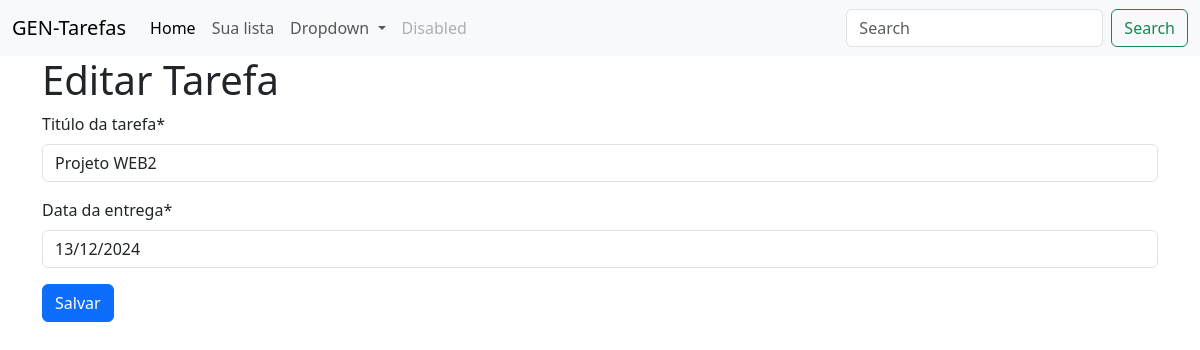
The page /update/1 on the database as committed earlier.
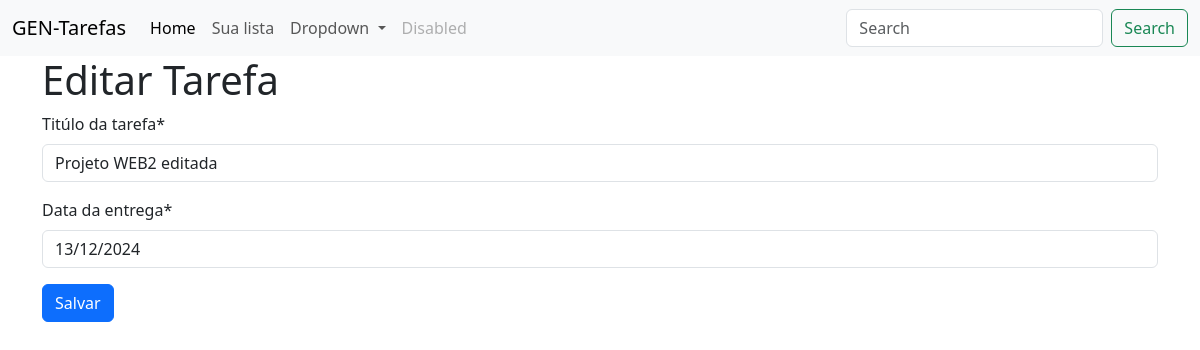
The same page on the database as committed later.
### gerenciador_tarefas/models.py (models this page shows, shortened)
class Tarefa(models.Model):
    usuario = models.ForeignKey(Usuario, on_delete=models.CASCADE, default=1)
    titulo = models.CharField(verbose_name="Titúlo da tarefa",max_length=100, null=False, blank=False)
    data_criacao = models.DateTimeField(auto_now_add=True, null=False, blank=False)
    data_entrega = models.DateField(verbose_name="Data da entrega",null=False, blank=False)
    data_finalizacao = models.DateField(null=True, blank=False)
    email = models.CharField(max_length=100, null=False, blank=False)
    class Meta:
        ordering = ["data_finalizacao"]

### gerenciador_tarefas/views.py (the view)
# urls.py: path("update/<int:pk>", TarefaUpdateView.as_view(), name="tarefa_uptade"),
class TarefaUpdateView(UpdateView):
    model = Tarefa
    fields = ["titulo", "data_entrega"]
    success_url = reverse_lazy("tarefa_lista")

### gerenciador_tarefas/templates/gerenciador_tarefas/tarefa_form.html (shortened to what this page needs)
{% extends "base.html" %}
{% load crispy_forms_tags %}
{% block conteudo %}
  {% if tarefa.pk %}
    <h1>Editar Tarefa</h1>
  {% else %}
    <h1>Nova Tarefa</h1>
  {% endif %}
  <form method="POST">
    {{ form|crispy }}
    <button type="submit" class="btn btn-primary">Salvar</button>
  </form>
{% endblock conteudo %}

Rows that differ between the two databases and show on the page:
changed Tarefa: titulo "Projeto WEB2" → "Projeto WEB2 editada"
